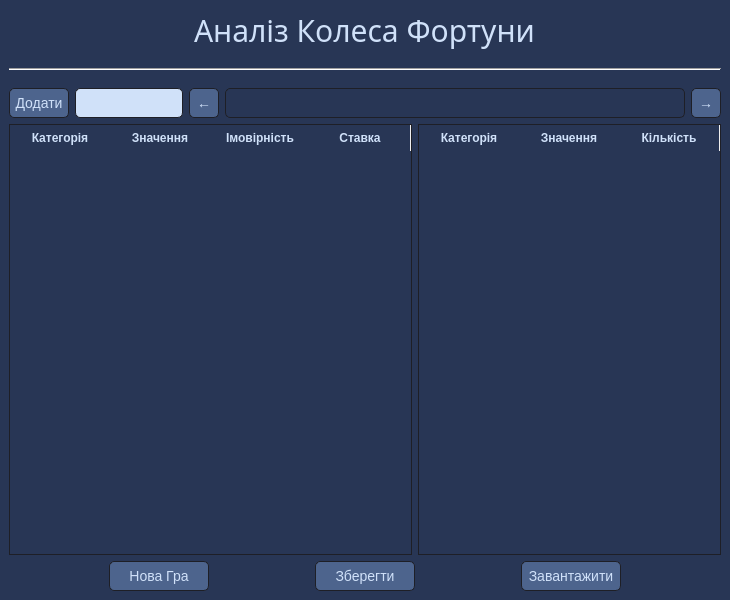
<?xml version="1.0" encoding="UTF-8"?>
<ui version="4.0">
 <class>MainWindow</class>
 <widget class="QMainWindow" name="MainWindow">
  <property name="geometry">
   <rect>
    <x>0</x>
    <y>0</y>
    <width>730</width>
    <height>600</height>
   </rect>
  </property>
  <property name="minimumSize">
   <size>
    <width>730</width>
    <height>600</height>
   </size>
  </property>
  <property name="maximumSize">
   <size>
    <width>730</width>
    <height>600</height>
   </size>
  </property>
  <property name="windowTitle">
   <string>Аналіз Колеса Фортуни</string>
  </property>
  <property name="styleSheet">
   <string notr="true">QMainWindow {
    background-color: #283655;
    color: #c4dfe6;
    font-family: &quot;Bahnschrift SemiBold&quot;;
}
QLabel {
    color: #c4dfe6;
    font-family: &quot;Verdana&quot;;
    font-size: 16pt;
}
QPushButton{
    color: #c4dfe6;
    border: 2px solid #1e1f26;
    border-radius: 5px;
    font-size: 14px;
    background-color: #4d648d;
}
QPushButton:hover{
    background-color: #d0e1f9;
}
QPushButton:pressed{
    background-color: #d0e1f9;
    border: 5px solid #1e1f26;
}
QLineEdit{
    color: #c4dfe6;
    background-color: #d0e1f9;
    font-size: 20;
    border: 2px solid #1e1f26;
    border-radius: 3px;
}
QTableWidget {
    background-color:  #121212;
    color: #c4dfe6;
    font-family: &quot;Bahnschrift SemiBold&quot;;
}
QHeaderView::section {
    background-color: #673AB7;
    color: #c4dfe6;
    padding: 4px;
    border: 1px solid #5E35B1;
    font-weight: bold;
}
Line{
    color: #c4dfe6;
}</string>
  </property>
  <property name="locale">
   <locale language="Ukrainian" country="Ukraine"/>
  </property>
  <widget class="QWidget" name="centralwidget">
   <property name="styleSheet">
    <string notr="true">QMainWindow {
    background-color: #283655;
    color: #d0e1f9;
    font-family: &quot;Bahnschrift SemiBold&quot;;
}
QLabel {
    color: #d0e1f9;
    font-family: &quot;ahnschrift SemiBold&quot;;
    font-size: 16pt;
}
QPushButton{
    color: #d0e1f9;
    border: 1px solid #1e1f26;
    border-radius: 5px;
    font-size: 14px;
    background-color: #4d648d;
}
QPushButton:hover{
    background-color: #d0e1f9;
}
QPushButton:pressed{
    background-color: #d0e1f9;
    border: 3px solid #1e1f26;
}
QLineEdit{
    color: #1e1f26;
    background-color: #d0e1f9;
    font-size: 20;
    border: 1px solid #1e1f26;
    border-radius: 5px;
}
QTableWidget {
    background-color:  #283655;
	border: 1px solid #1e1f26;
    color: #d0e1f9;
    font-family: &quot;Bahnschrift SemiBold&quot;;
}
QHeaderView::section {
    background-color: #283655;
    color: #d0e1f9;
    font-weight: bold;
}
Line{
    color: #c4dfe6;
}</string>
   </property>
   <layout class="QVBoxLayout" name="verticalLayout">
    <item alignment="Qt::AlignHCenter|Qt::AlignVCenter">
     <widget class="QLabel" name="lbl_naming">
      <property name="sizePolicy">
       <sizepolicy hsizetype="Preferred" vsizetype="Fixed">
        <horstretch>0</horstretch>
        <verstretch>0</verstretch>
       </sizepolicy>
      </property>
      <property name="minimumSize">
       <size>
        <width>0</width>
        <height>0</height>
       </size>
      </property>
      <property name="font">
       <font>
        <family>Bahnschrift SemiBold</family>
        <pointsize>-1</pointsize>
       </font>
      </property>
      <property name="styleSheet">
       <string notr="true">QLabel{
	font-family: &quot;Bahnschrift SemiBold&quot;;
	font-size: 30px;
}</string>
      </property>
      <property name="text">
       <string>Аналіз Колеса Фортуни</string>
      </property>
     </widget>
    </item>
    <item alignment="Qt::AlignVCenter">
     <widget class="Line" name="line">
      <property name="sizePolicy">
       <sizepolicy hsizetype="Fixed" vsizetype="Fixed">
        <horstretch>0</horstretch>
        <verstretch>0</verstretch>
       </sizepolicy>
      </property>
      <property name="minimumSize">
       <size>
        <width>0</width>
        <height>25</height>
       </size>
      </property>
      <property name="maximumSize">
       <size>
        <width>712</width>
        <height>3</height>
       </size>
      </property>
      <property name="styleSheet">
       <string notr="true">Line{
	margin: 10px;
}</string>
      </property>
      <property name="orientation">
       <enum>Qt::Horizontal</enum>
      </property>
     </widget>
    </item>
    <item>
     <layout class="QHBoxLayout" name="horizontalLayout">
      <item>
       <widget class="QPushButton" name="btn_add">
        <property name="sizePolicy">
         <sizepolicy hsizetype="Fixed" vsizetype="Fixed">
          <horstretch>0</horstretch>
          <verstretch>0</verstretch>
         </sizepolicy>
        </property>
        <property name="minimumSize">
         <size>
          <width>60</width>
          <height>30</height>
         </size>
        </property>
        <property name="cursor">
         <cursorShape>PointingHandCursor</cursorShape>
        </property>
        <property name="text">
         <string>Додати</string>
        </property>
       </widget>
      </item>
      <item>
       <widget class="QLineEdit" name="line_add">
        <property name="sizePolicy">
         <sizepolicy hsizetype="Fixed" vsizetype="Maximum">
          <horstretch>0</horstretch>
          <verstretch>0</verstretch>
         </sizepolicy>
        </property>
        <property name="minimumSize">
         <size>
          <width>0</width>
          <height>30</height>
         </size>
        </property>
       </widget>
      </item>
      <item>
       <widget class="QPushButton" name="btn_left">
        <property name="sizePolicy">
         <sizepolicy hsizetype="Fixed" vsizetype="Fixed">
          <horstretch>0</horstretch>
          <verstretch>0</verstretch>
         </sizepolicy>
        </property>
        <property name="minimumSize">
         <size>
          <width>30</width>
          <height>30</height>
         </size>
        </property>
        <property name="cursor">
         <cursorShape>PointingHandCursor</cursorShape>
        </property>
        <property name="text">
         <string>←</string>
        </property>
       </widget>
      </item>
      <item alignment="Qt::AlignVCenter">
       <widget class="QScrollArea" name="scroll_nums">
        <property name="sizePolicy">
         <sizepolicy hsizetype="Expanding" vsizetype="Fixed">
          <horstretch>0</horstretch>
          <verstretch>0</verstretch>
         </sizepolicy>
        </property>
        <property name="minimumSize">
         <size>
          <width>0</width>
          <height>0</height>
         </size>
        </property>
        <property name="maximumSize">
         <size>
          <width>16777215</width>
          <height>30</height>
         </size>
        </property>
        <property name="styleSheet">
         <string notr="true">QScrollArea {
    background-color: #283655;
	border: 1px solid #1e1f26;
	border-radius: 5px;
}</string>
        </property>
        <property name="verticalScrollBarPolicy">
         <enum>Qt::ScrollBarAlwaysOff</enum>
        </property>
        <property name="horizontalScrollBarPolicy">
         <enum>Qt::ScrollBarAlwaysOff</enum>
        </property>
        <property name="widgetResizable">
         <bool>true</bool>
        </property>
        <widget class="QWidget" name="scroll_content">
         <property name="geometry">
          <rect>
           <x>0</x>
           <y>0</y>
           <width>16</width>
           <height>16</height>
          </rect>
         </property>
         <property name="sizePolicy">
          <sizepolicy hsizetype="Fixed" vsizetype="Fixed">
           <horstretch>0</horstretch>
           <verstretch>0</verstretch>
          </sizepolicy>
         </property>
         <property name="styleSheet">
          <string notr="true">QWidget {
    background-color: #121212;
}</string>
         </property>
        </widget>
       </widget>
      </item>
      <item>
       <widget class="QPushButton" name="btn_right">
        <property name="sizePolicy">
         <sizepolicy hsizetype="Fixed" vsizetype="Fixed">
          <horstretch>0</horstretch>
          <verstretch>0</verstretch>
         </sizepolicy>
        </property>
        <property name="minimumSize">
         <size>
          <width>30</width>
          <height>30</height>
         </size>
        </property>
        <property name="cursor">
         <cursorShape>PointingHandCursor</cursorShape>
        </property>
        <property name="text">
         <string>→</string>
        </property>
       </widget>
      </item>
     </layout>
    </item>
    <item>
     <layout class="QHBoxLayout" name="horizontalLayout_3">
      <item>
       <widget class="QTableWidget" name="table_prob">
        <property name="sizePolicy">
         <sizepolicy hsizetype="Expanding" vsizetype="Expanding">
          <horstretch>0</horstretch>
          <verstretch>0</verstretch>
         </sizepolicy>
        </property>
        <property name="styleSheet">
         <string notr="true">QHeaderView::section {
	border: none;
    background-color: #283655;
	gridline-color: #1e1f26;
    color: #d0e1f9;
    font-weight: bold;
}</string>
        </property>
        <property name="horizontalScrollBarPolicy">
         <enum>Qt::ScrollBarAlwaysOff</enum>
        </property>
        <column>
         <property name="text">
          <string>Категорія</string>
         </property>
        </column>
        <column>
         <property name="text">
          <string>Значення</string>
         </property>
        </column>
        <column>
         <property name="text">
          <string>Імовірність</string>
         </property>
        </column>
        <column>
         <property name="text">
          <string>Ставка</string>
         </property>
        </column>
       </widget>
      </item>
      <item>
       <widget class="QTableWidget" name="table_stats">
        <property name="sizePolicy">
         <sizepolicy hsizetype="Fixed" vsizetype="Expanding">
          <horstretch>0</horstretch>
          <verstretch>0</verstretch>
         </sizepolicy>
        </property>
        <property name="minimumSize">
         <size>
          <width>303</width>
          <height>0</height>
         </size>
        </property>
        <property name="styleSheet">
         <string notr="true">QHeaderView::section {
	border: none;
    background-color: #283655;
	gridline-color: #1e1f26;
    color: #d0e1f9;
    font-weight: bold;
}</string>
        </property>
        <property name="horizontalScrollBarPolicy">
         <enum>Qt::ScrollBarAlwaysOff</enum>
        </property>
        <column>
         <property name="text">
          <string>Категорія</string>
         </property>
        </column>
        <column>
         <property name="text">
          <string>Значення</string>
         </property>
        </column>
        <column>
         <property name="text">
          <string>Кількість</string>
         </property>
        </column>
       </widget>
      </item>
     </layout>
    </item>
    <item>
     <layout class="QHBoxLayout" name="horizontalLayout_4">
      <item>
       <widget class="QPushButton" name="new_game">
        <property name="sizePolicy">
         <sizepolicy hsizetype="Fixed" vsizetype="Fixed">
          <horstretch>0</horstretch>
          <verstretch>0</verstretch>
         </sizepolicy>
        </property>
        <property name="minimumSize">
         <size>
          <width>100</width>
          <height>30</height>
         </size>
        </property>
        <property name="cursor">
         <cursorShape>PointingHandCursor</cursorShape>
        </property>
        <property name="text">
         <string>Нова Гра</string>
        </property>
        <property name="checkable">
         <bool>true</bool>
        </property>
       </widget>
      </item>
      <item>
       <widget class="QPushButton" name="save_game">
        <property name="sizePolicy">
         <sizepolicy hsizetype="Fixed" vsizetype="Fixed">
          <horstretch>0</horstretch>
          <verstretch>0</verstretch>
         </sizepolicy>
        </property>
        <property name="minimumSize">
         <size>
          <width>100</width>
          <height>30</height>
         </size>
        </property>
        <property name="cursor">
         <cursorShape>PointingHandCursor</cursorShape>
        </property>
        <property name="text">
         <string>Зберегти</string>
        </property>
        <property name="checkable">
         <bool>true</bool>
        </property>
       </widget>
      </item>
      <item>
       <widget class="QPushButton" name="load_game">
        <property name="sizePolicy">
         <sizepolicy hsizetype="Fixed" vsizetype="Fixed">
          <horstretch>0</horstretch>
          <verstretch>0</verstretch>
         </sizepolicy>
        </property>
        <property name="minimumSize">
         <size>
          <width>100</width>
          <height>30</height>
         </size>
        </property>
        <property name="cursor">
         <cursorShape>PointingHandCursor</cursorShape>
        </property>
        <property name="text">
         <string>Завантажити</string>
        </property>
        <property name="checkable">
         <bool>true</bool>
        </property>
       </widget>
      </item>
     </layout>
    </item>
   </layout>
  </widget>
 </widget>
 <resources/>
 <connections/>
</ui>
